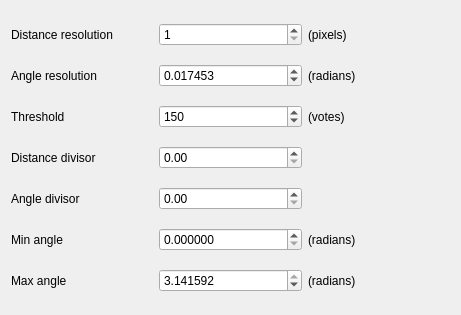
<?xml version="1.0" encoding="UTF-8"?>
<ui version="4.0">
 <class>FrameHoughDetection</class>
 <widget class="QFrame" name="FrameHoughDetection">
  <property name="geometry">
   <rect>
    <x>0</x>
    <y>0</y>
    <width>461</width>
    <height>315</height>
   </rect>
  </property>
  <property name="windowTitle">
   <string>Frame</string>
  </property>
  <layout class="QGridLayout" name="gridLayout">
   <item row="0" column="0">
    <widget class="QLabel" name="label">
     <property name="text">
      <string>Distance resolution</string>
     </property>
    </widget>
   </item>
   <item row="1" column="2">
    <widget class="QDoubleSpinBox" name="angleResolution">
     <property name="toolTip">
      <string>Angle resolution of the accumulator in radians</string>
     </property>
     <property name="toolTipDuration">
      <number>-1</number>
     </property>
     <property name="decimals">
      <number>6</number>
     </property>
     <property name="maximum">
      <double>3.141592000000000</double>
     </property>
     <property name="singleStep">
      <double>0.017453000000000</double>
     </property>
     <property name="value">
      <double>0.017453000000000</double>
     </property>
    </widget>
   </item>
   <item row="0" column="2">
    <widget class="QSpinBox" name="distanceResolution">
     <property name="toolTip">
      <string>Distance resolution of the accumulator in pixels</string>
     </property>
     <property name="toolTipDuration">
      <number>-1</number>
     </property>
     <property name="minimum">
      <number>1</number>
     </property>
     <property name="maximum">
      <number>10000</number>
     </property>
     <property name="value">
      <number>1</number>
     </property>
    </widget>
   </item>
   <item row="5" column="0">
    <widget class="QLabel" name="label_9">
     <property name="text">
      <string>Min angle</string>
     </property>
    </widget>
   </item>
   <item row="1" column="3">
    <widget class="QLabel" name="label_4">
     <property name="text">
      <string>(radians)</string>
     </property>
    </widget>
   </item>
   <item row="5" column="2">
    <widget class="QDoubleSpinBox" name="minAngle">
     <property name="toolTip">
      <string>For standard and multi-scale Hough transform, minimum angle to check for lines. Must fall between 0 and max_theta. </string>
     </property>
     <property name="decimals">
      <number>6</number>
     </property>
     <property name="maximum">
      <double>3.141592000000000</double>
     </property>
     <property name="singleStep">
      <double>0.017453000000000</double>
     </property>
    </widget>
   </item>
   <item row="2" column="3">
    <widget class="QLabel" name="label_6">
     <property name="text">
      <string>(votes)</string>
     </property>
    </widget>
   </item>
   <item row="0" column="3">
    <widget class="QLabel" name="label_3">
     <property name="text">
      <string>(pixels)</string>
     </property>
    </widget>
   </item>
   <item row="4" column="2">
    <widget class="QDoubleSpinBox" name="angleDivisor">
     <property name="toolTip">
      <string>For the multi-scale Hough transform, it is a divisor for the distance resolution theta. </string>
     </property>
    </widget>
   </item>
   <item row="3" column="2">
    <widget class="QDoubleSpinBox" name="distanceDivisor">
     <property name="toolTip">
      <string>&lt;html&gt;&lt;head/&gt;&lt;body&gt;&lt;p&gt;For the multi-scale Hough transform, it is a divisor for the Distance resolution param. If this param is 0 and also Angle divisor is 0 , the classical Hough transform is used. Otherwise, both these parameters should be positive.&lt;/p&gt;&lt;/body&gt;&lt;/html&gt;</string>
     </property>
     <property name="toolTipDuration">
      <number>-1</number>
     </property>
    </widget>
   </item>
   <item row="6" column="0">
    <widget class="QLabel" name="label_10">
     <property name="text">
      <string>Max angle</string>
     </property>
    </widget>
   </item>
   <item row="2" column="2">
    <widget class="QSpinBox" name="threshold">
     <property name="toolTip">
      <string>	Accumulator threshold parameter. Only those lines are returned that get enough votes ( &gt;𝚝𝚑𝚛𝚎𝚜𝚑𝚘𝚕𝚍 )</string>
     </property>
     <property name="toolTipDuration">
      <number>-1</number>
     </property>
     <property name="statusTip">
      <string/>
     </property>
     <property name="minimum">
      <number>1</number>
     </property>
     <property name="maximum">
      <number>10000000</number>
     </property>
     <property name="singleStep">
      <number>10</number>
     </property>
     <property name="value">
      <number>150</number>
     </property>
    </widget>
   </item>
   <item row="1" column="0">
    <widget class="QLabel" name="label_2">
     <property name="text">
      <string>Angle resolution</string>
     </property>
    </widget>
   </item>
   <item row="3" column="0">
    <widget class="QLabel" name="label_7">
     <property name="text">
      <string>Distance divisor</string>
     </property>
    </widget>
   </item>
   <item row="4" column="0">
    <widget class="QLabel" name="label_8">
     <property name="text">
      <string>Angle divisor</string>
     </property>
    </widget>
   </item>
   <item row="2" column="0">
    <widget class="QLabel" name="label_5">
     <property name="text">
      <string>Threshold</string>
     </property>
    </widget>
   </item>
   <item row="6" column="2">
    <widget class="QDoubleSpinBox" name="maxAngle">
     <property name="toolTip">
      <string>For standard and multi-scale Hough transform, maximum angle to check for lines. Must fall between min_theta and CV_PI. </string>
     </property>
     <property name="decimals">
      <number>6</number>
     </property>
     <property name="maximum">
      <double>3.141592000000000</double>
     </property>
     <property name="singleStep">
      <double>0.017453000000000</double>
     </property>
     <property name="value">
      <double>3.141592000000000</double>
     </property>
    </widget>
   </item>
   <item row="6" column="3">
    <widget class="QLabel" name="label_11">
     <property name="text">
      <string>(radians)</string>
     </property>
    </widget>
   </item>
   <item row="5" column="3">
    <widget class="QLabel" name="label_12">
     <property name="text">
      <string>(radians)</string>
     </property>
    </widget>
   </item>
  </layout>
 </widget>
 <resources/>
 <connections/>
</ui>
